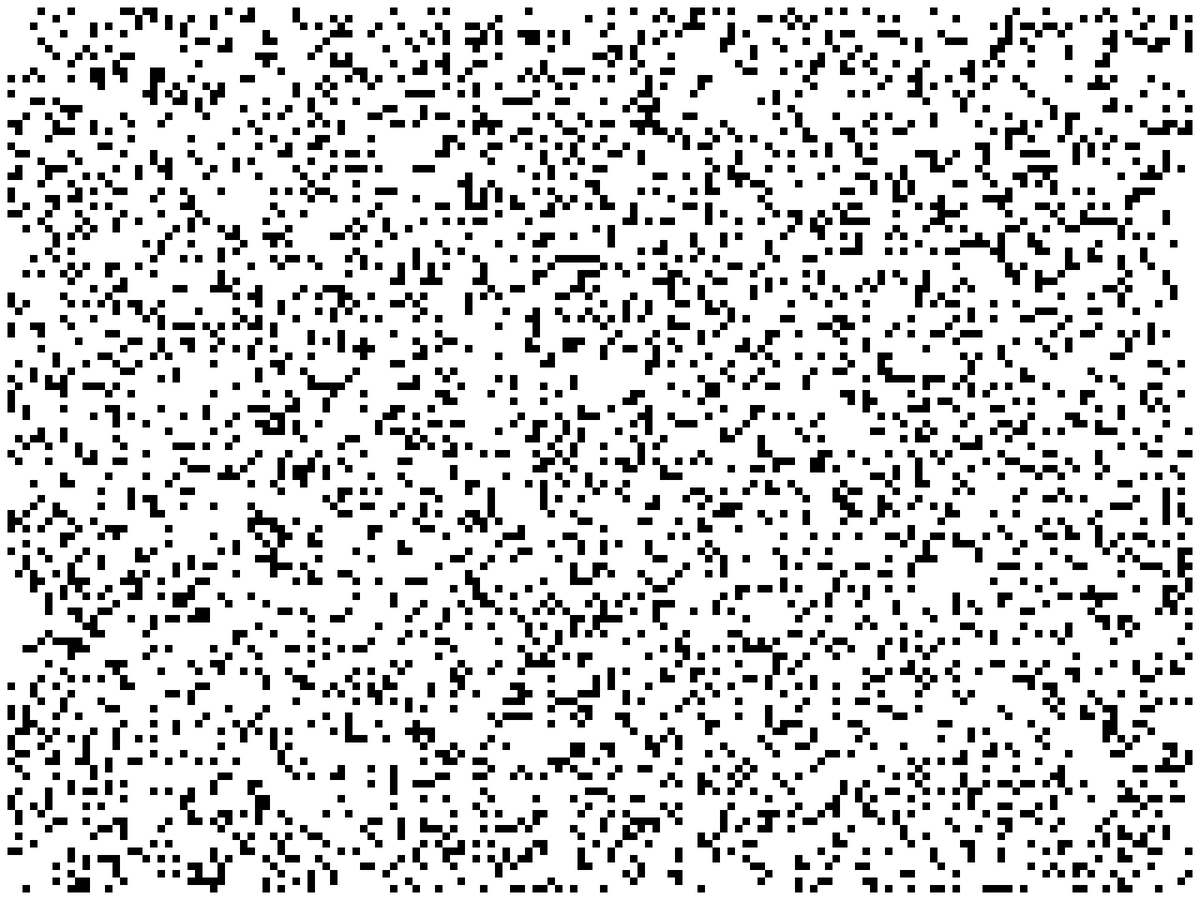
Frame 1 (no input)
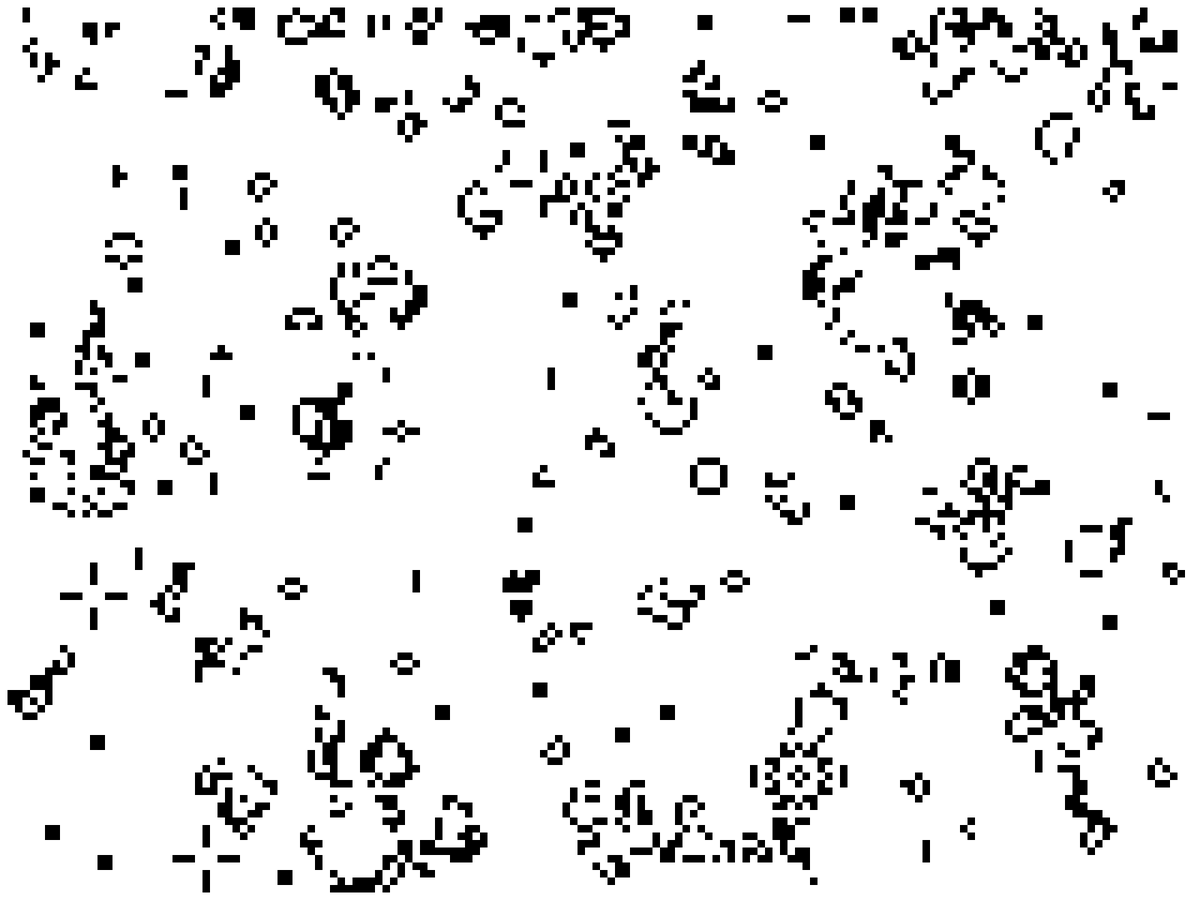
Frame 60 (the mouse pressed at the canvas centre just before this capture)
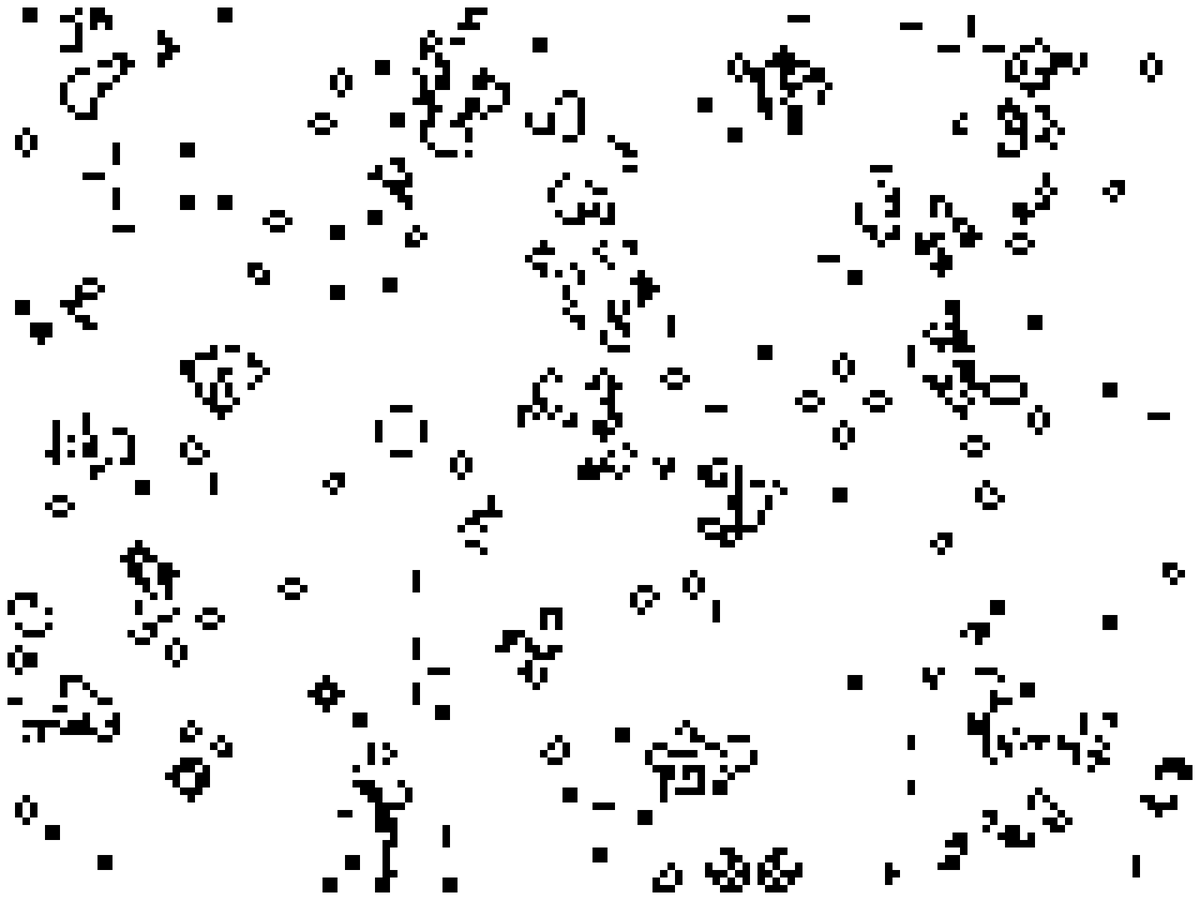
Frame 120 (the mouse held since frame 60 and released just before this capture)

The Processing sketch that drew these frames (run headless with seeded random() and noise(); from frame 60 on, the mouse is pressed at the canvas centre):

// Processing sketch: THE_GAME_OF_LIFE_OPTIMIZED
// ── THE_GAME_OF_LIFE_OPTIMIZED.pde
Cell[][] cells;

int cols, rows;
int resolution = 10;

int[][] board;

void setup() {
  fullScreen();

  cols = width/resolution;
  rows = height/resolution;

  board = new int[cols][rows];
  cells = new Cell[cols][rows];

  for (int i = 1; i < cols - 1; i++) {
    for (int j = 1; j < rows - 1; j++) {
      float probabilityOfLive = random(1);
      int initialState_;
      
      if (probabilityOfLive <= 0.2) /* => */ initialState_ = 1;
      else /* => */ initialState_ = 0;

      cells[i][j] = new Cell(new PVector(i*resolution, j*resolution), initialState_);
    }
  }
}

void draw() {
  background(255);;

  for (int i = 1; i < cols - 1; i++) {
    for (int j = 1; j < rows - 1; j++) {
      board[i][j] = cells[i][j].state;
    }
  }
  
  for (int i = 1; i < cols - 1; i++) {
    for (int j = 1; j < rows - 1; j++) {
      cells[i][j].run(neighborsAlive(board, i, j));
    }
  }
}

int neighborsAlive(int[][] grid, int i, int j) {
  int neighborsAlive_ = 0;
  
  if (grid[i-1][j-1] == 1) neighborsAlive_++;
  if (grid[i][j-1] == 1) neighborsAlive_++;
  if (grid[i+1][j-1] == 1) neighborsAlive_++;

  if (grid[i-1][j] == 1) neighborsAlive_++;
  if (grid[i+1][j] == 1) neighborsAlive_++;

  if (grid[i-1][j+1] == 1) neighborsAlive_++;
  if (grid[i][j+1] == 1) neighborsAlive_++;
  if (grid[i+1][j+1] == 1) neighborsAlive_++;
  
  return neighborsAlive_;
}

// ── Cell.pde
class Cell {
  int state, nextState;
  PVector location;

  Cell(PVector location_, int initialState) {
    state = initialState;
    location = location_.copy();
    
  }
  
  void run(int neighborsAlive_){
    displayCell();
    updateCell(neighborsAlive_);
  }

  void displayCell() {
    noStroke();
    if (state == 0) fill(255);
    if (state == 1) fill(0);
    rect(location.x, location.y, resolution, resolution);
  }

  void updateCell(int neighborsAlive_) {
    int neighbors = neighborsAlive_;
    
    if (checkIfAlive(neighbors)) nextState = 0;
    else if (checkBirth(neighbors)) nextState = 1;
    else nextState = state;

    state = nextState;
  }

  boolean checkIfAlive(int neighborsAlive_) {
    if (neighborsAlive_ >= 4 && state == 1) return true;
    else if (neighborsAlive_ <= 1 && state == 1) return true;
    else return false;
  }

  boolean checkBirth(int neighborsAlive_) {
    if (neighborsAlive_ == 3 && state == 0) return true;
    else return false;
  }
}
